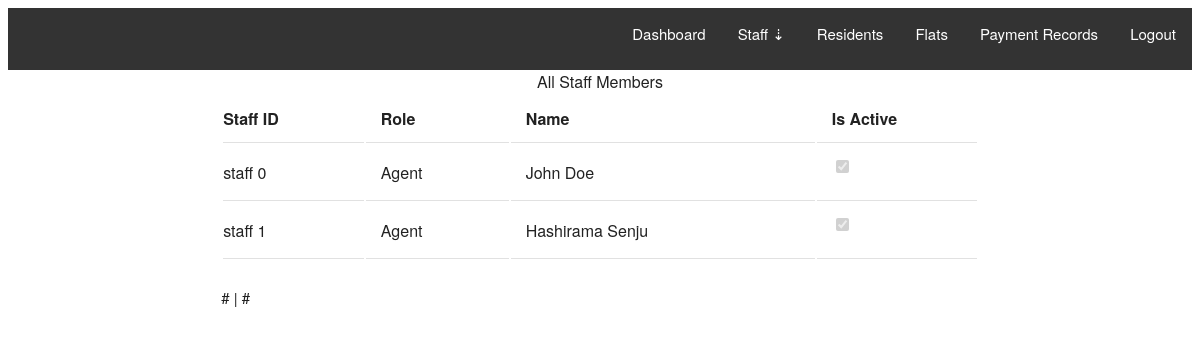
The page /admin/all_staff (signed in) on the database as committed earlier.
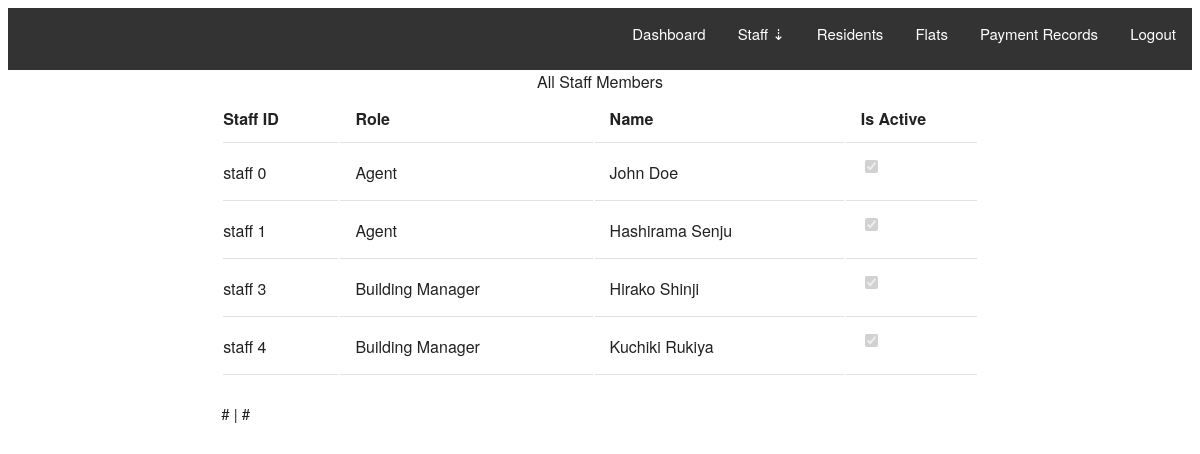
The same page on the database as committed later.
### estate/models.py (models this page shows, shortened)
class Staff(db.Model):
    __tablename__ = 'staffs'
    id = db.Column(db.Integer, primary_key=True)
    fullname = db.Column(db.String(128))
    staff_id = db.Column(db.String(64), unique=True)
    number = db.Column(db.String(128))
    email = db.Column(db.String(128))
    is_active = db.Column(db.Boolean, default=True)
    role_id = db.Column(db.Integer, db.ForeignKey('roles.id'))

class Role(db.Model):
    __tablename__ = 'roles'
    id = db.Column(db.Integer, primary_key=True)
    name = db.Column(db.String(64))
    staffs = db.relationship('Staff', backref='role', lazy='dynamic')

### estate/blueprints/admin/views.py (the view)
@admin.route('/admin/all_staff')
@login_required
def all_staff():
    page = request.args.get('page', 1, type=int)
    staffs = Staff.query.paginate(
        page=page, per_page=20, error_out=False
    )
    return render_template('admin/all_staff.html', staffs=staffs)

### estate/models.py (called while the page is built)
@login_manager.user_loader
def load_user(admin_id):
    return Admin.query.get(admin_id)

### estate/templates/admin/all_staff.html (shortened to what this page needs)
{% extends "base.html" %}
{% block content %}
<div class="container">
    <div class="container">
        <table class="u-full-width staff">
            <caption>All Staff Members</caption>
            <thead>
                <tr>
                    <th>Staff ID</th>
                    <th>Role</th>
                    <th>Name</th>
                    <th>Is Active</th>
                </tr>
            </thead>
            <tbody>
                {% for staff in staffs %}
                <tr>
                    <td>{{ staff.staff_id }}</td>
                    <td>{{ staff.role.name }}</td>
                    <td>{{ staff.fullname }}</td>
                    {% if staff.is_active %}
                    <td><input type="checkbox" checked disabled></td>
                    {% else %}
                    <td><input type="checkbox" disabled></td>
                    {% endif %}
                </tr>
                {% endfor %}
            </tbody>
        </table>
        <div class="paginate">
            {% if staffs.has_prev %}
            <a href="{{ url_for('.all_staff', page=staffs.prev_num) }}">Prev</a>
            {% else %} # {% endif %}
            |
            {% if staffs.has_next %}
            <a href="{{ url_for('.all_staff', page=staffs.next_num) }}">Next</a>
            {% else %} # {% endif %}
        </div>
    </div>
</div>
{% endblock %}

### estate/templates/base.html (shortened to what this page needs)
<!DOCTYPE html>
<html lang="en">
<head>
    <link rel="stylesheet" href="{{ url_for('static', filename='css/custom.css') }}", type="text/css">
    <link rel="stylesheet" href="{{ url_for('static', filename='css/skeleton.css')}}" type="text/css">
</head>
<body>
    <main>
        {% block content %}
        {% endblock %}
    </main>
</body>
</html>

### estate/templates/partials/admin_nav.html (shortened to what this page needs)
<nav>
    <nav class="u-pull-right">
        <div>
            <li style="list-style: none;">
                <a href="{{ url_for('.dash') }}">Dashboard</a>
            </li>
            <div class="dropdown">
                <a class="dropbtn">Staff &#8675;</a>
            </div>
            <li style="list-style: none;">
                <a href="{{ url_for('.residents') }}">Residents</a>
            </li>
            <li style="list-style: none;">
                <a href="{{ url_for('.flats') }}">Flats</a>
            </li>
            <li style="list-style: none;">
                <a href="{{ url_for('.payments') }}">Payment Records</a>
            </li>
            <li style="list-style: none;">
                <a href="{{ url_for('.logout') }}">Logout</a>
            </li>
        </div>
    </nav>
</nav>

### estate/static/css/custom.css (style rules this page uses)
nav { background-color: #333; overflow: hidden; }
nav div { list-style-type: none; margin: 0; padding: 0; }
nav div li { float: left; }
nav div li a { display: block; color: white; text-align: center; padding: 14px 16px; text-decoration: none; }
.dropdown { float: left; overflow: hidden; }
.dropdown .dropbtn { display: block; color: white; text-align: center; padding: 14px 16px; text-decoration: none; }

### estate/static/css/skeleton.css (style rules this page uses)
.container { position: relative; width: 100%; max-width: 960px; margin: 0 auto; padding: 0 20px; box-sizing: border-box; }
@media (min-width: 400px) { .container { width: 85%; padding: 0; } }
@media (min-width: 550px) { .container { width: 80%; } }
html { font-size: 62.5%; }
body { font-size: 1.5em; line-height: 1.6; font-weight: 400; font-family: "Raleway", "HelveticaNeue", "Helvetica Neue", Helvetica, Arial, sans-serif; color: #222; }
a { color: #1EAEDB; }
input[type="checkbox"], input[type="radio"] { display: inline; }
li { margin-bottom: 1rem; }
th, td { padding: 12px 15px; text-align: left; border-bottom: 1px solid #E1E1E1; }
th:first-child, td:first-child { padding-left: 0; }
th:last-child, td:last-child { padding-right: 0; }
input, textarea, select, fieldset { margin-bottom: 1.5rem; }
pre, blockquote, dl, figure, table, p, ul, ol, form { margin-bottom: 2.5rem; }
.u-full-width { width: 100%; box-sizing: border-box; }
.u-pull-right { float: right; }
.container:after, .row:after, .u-cf { content: ""; display: table; clear: both; }

Rows that differ between the two databases and show on the page:
added Staff: staff_id "staff 3", role.name "Building Manager", fullname "Hirako Shinji"
added Staff: staff_id "staff 4", role.name "Building Manager", fullname "Kuchiki Rukiya"
